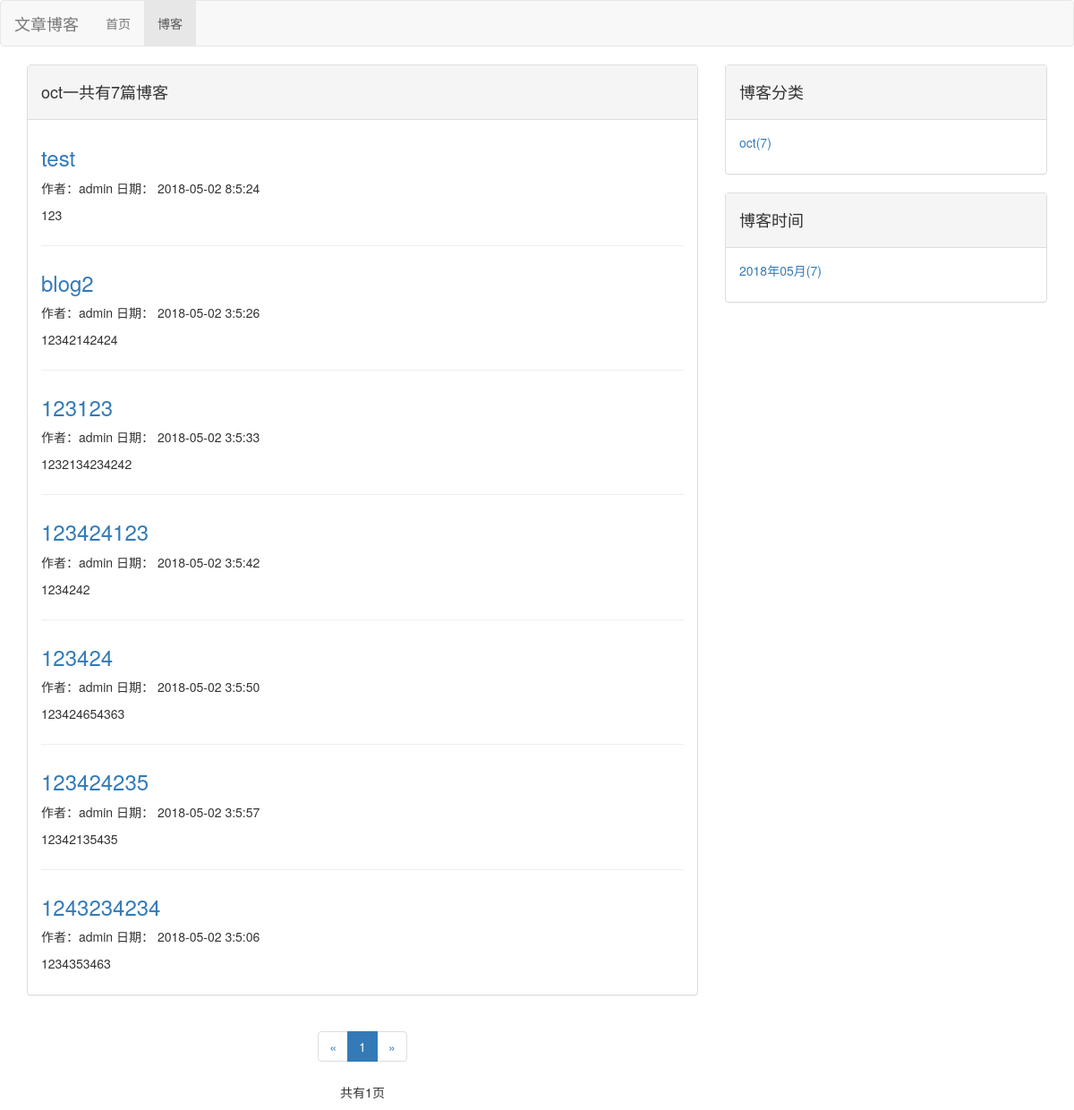
The page /blog/type/1 on the database as committed earlier.
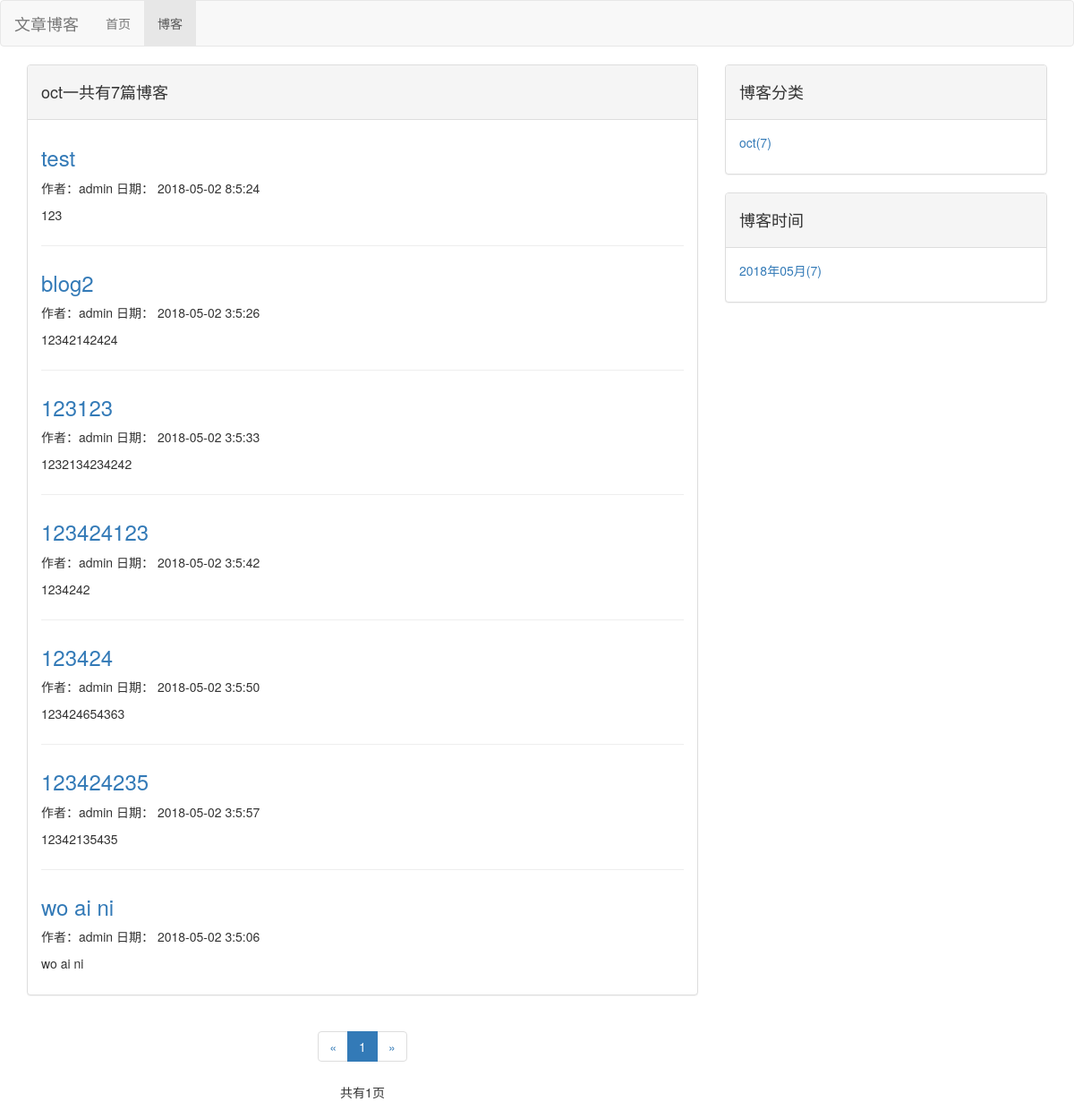
The same page on the database as committed later.
### blog/models.py (models this page shows, shortened)
class Blog(models.Model,Get_Read_Count_Method):
	title=models.CharField(max_length=50)
	blog_type=models.ForeignKey(BlogType,on_delete=models.CASCADE)
	content=RichTextUploadingField()
	read_details=GenericRelation(Read_Detail)
	author=models.ForeignKey(User,on_delete=models.CASCADE)
	created_time=models.DateTimeField(auto_now_add=True)
	last_updated_time=models.DateTimeField(auto_now_add=True)

### blog/views.py (the view)
# urls.py: path('type/<int:blogs_type_pk>',views.blogs_with_type,name='blogs_with_type'),
def blogs_with_type(request,blogs_type_pk):
	context={}
	blog_type=get_object_or_404(BlogType,pk=blogs_type_pk)
	blog_list=Blog.objects.filter(blog_type=blog_type)
	page_num=request.GET.get('page',1)
	paginator=Paginator(blog_list,10)
	page_of_blogs=paginator.get_page(page_num)
	current_page_num=page_of_blogs.number
	page_range=list(range(max(current_page_num-2,1),min((current_page_num+2),paginator.num_pages)+1))
	if page_range[0]-1>=2:
		page_range.insert(0,'...')
	if paginator.num_pages-page_range[-1]>=2:
		page_range.append('...')
	if page_range[0]!=1:
		page_range.insert(0,1)
	if page_range[-1]!=paginator.num_pages:
		page_range.append(paginator.num_pages)
	context['blog_list']=page_of_blogs
	context['blog_type']=blog_type
	context['current_page_num']=current_page_num
	context['page_range']=page_range
	context['blog_types']=BlogType.objects.annotate(blog_count=Count('blog'))#或者类型名的小写
	'''
	blog_types=BlogType.objects.all()
	blog_type_list=[]
	for blog_type in blog_types:
		blgo_type.blog_count=Blog.objects.filter(blog_type=blog_type).count
		blog_types_list.append(blog_type)
	'''
	blog_dates=Blog.objects.dates('created_time','month',order="DESC")
	blog_dates_dict={}
	for blog_date in blog_dates:
		blog_count=Blog.objects.filter(created_time__year=blog_date.year,
			created_time__month=blog_date.month).count()
		blog_dates_dict[blog_date]=blog_count
	context['blog_dates']=blog_dates_dict
	return render(request,'blog/blogs_with_type.html',context)

### templates/blog/blogs_with_type.html
{% extends 'blog_base.html' %}
{% block sum %}{{blog_type.type_name}}一共有{{blog_list|length}}篇博客{% endblock  %}
{% block all_blogs %}
	{% for blog in blog_list %}
		<div class="blog">
			<a href="{% url 'blog:detail' blog.pk %}">
				<h3>{{blog.title}}</h3>
			</a>
			<p class="information">作者：{{blog.author}} 日期： {{blog.created_time|date:"Y-m-d g:n:s"}} </p>
			<p>{{blog.content|striptags|truncatechars:124}}</p>
		</div>
	{% empty %}
		<div class="blog">
			<p>--暂无博客--</p>
		</div>
	{% endfor %}
{% endblock  %}

Rows that differ between the two databases and show on the page:
changed Blog (number 7 of 7 on the later page): title "1243234234" → "wo ai ni"; content "1234353463" → "wo ai ni"
